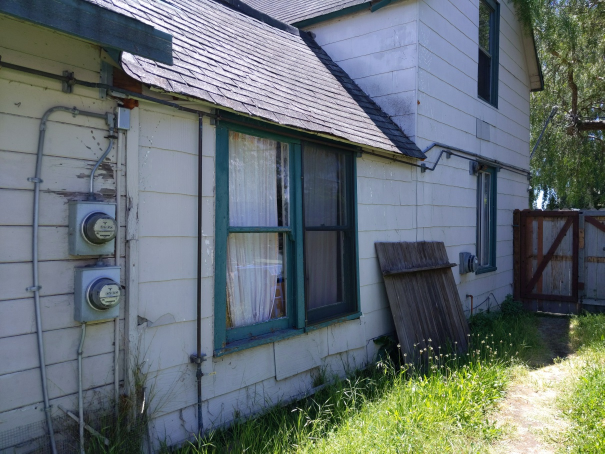
#> input picture imagedraw/1.jpg, 1209 x 907 px (shown at 1/2 size); its folder holds 4 pictures in this run
$ jupyter execute imageresize.ipynb
#> lines starting #> are read from the running program, lines starting #| are printed output that depends on the picture
[cell 1]
import numpy as np
import cv2
import glob

[cell 2]
def imageresize(img):
    print('Original Dimensions : ',img.shape)
    scale_percent = 30
    width = int(img.shape[1] * scale_percent / 100)
    height = int(img.shape[0] * scale_percent / 100)
    dim = (width, height)
    # resize image
    resized = cv2.resize(img, dim, interpolation = cv2.INTER_AREA)
    print('Resized Dimensions : ',resized.shape)
    return resized

[cell 3]
images = glob.glob('imagedraw/*.jpg')
i = 0
for fname in images:
    img = cv2.imread(fname)
#> img is the input picture: shape (907, 1209, 3); mean B, G, R 113.4, 110.2, 100.5
    img = imageresize(img)
#| Original Dimensions :  (907, 1209, 3)
#> in imageresize, `resized = cv2.resize(img, dim, interpolation = cv2.INTER_AREA)`:
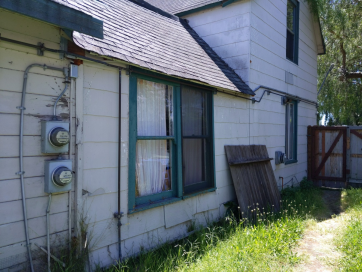
#> resized: shape (272, 362, 3); mean B, G, R 113.4, 110.2, 100.5
#| Resized Dimensions :  (272, 362, 3)
    cv2.imwrite('resized_board'+str(i)+'.jpg', img)
    i = i + 1
#> pass 2 of the loop `for fname in images:`:
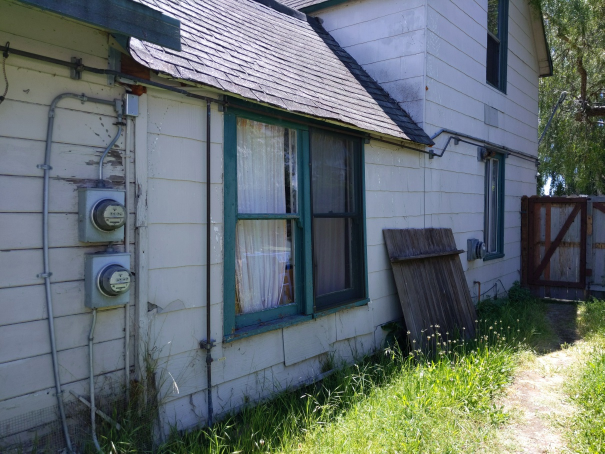
#> input picture imagedraw/resized_board0.jpg, 1209 x 907 px (shown at 1/2 size)
#> img is the input picture: shape (907, 1209, 3); mean B, G, R 111, 109.1, 99.4
#| Original Dimensions :  (907, 1209, 3)
#> in imageresize (call 2), `resized = cv2.resize(img, dim, interpolation = cv2.INTER_AREA)`:
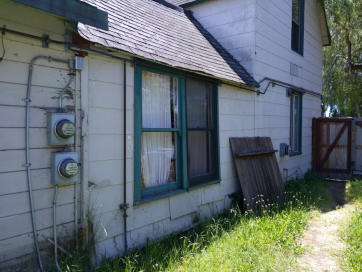
#> resized: shape (272, 362, 3); mean B, G, R 111, 109.1, 99.4
#| Resized Dimensions :  (272, 362, 3)
#> pass 3 of the loop `for fname in images:`:
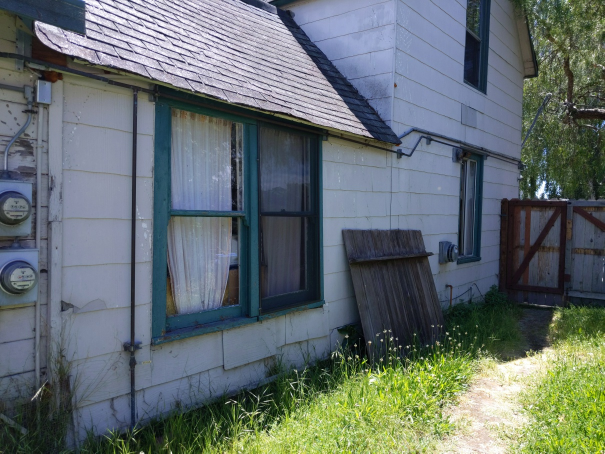
#> input picture imagedraw/resized_board2.jpg, 1209 x 907 px (shown at 1/2 size)
#> img is the input picture: shape (907, 1209, 3); mean B, G, R 109.9, 109.2, 99.2
#| Original Dimensions :  (907, 1209, 3)
#> in imageresize (call 3), `resized = cv2.resize(img, dim, interpolation = cv2.INTER_AREA)`:
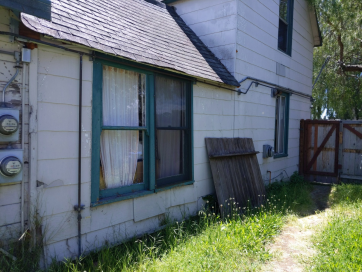
#> resized: shape (272, 362, 3); mean B, G, R 109.9, 109.2, 99.2
#| Resized Dimensions :  (272, 362, 3)
#> the loop made 4 passes; the first 3 are shown
